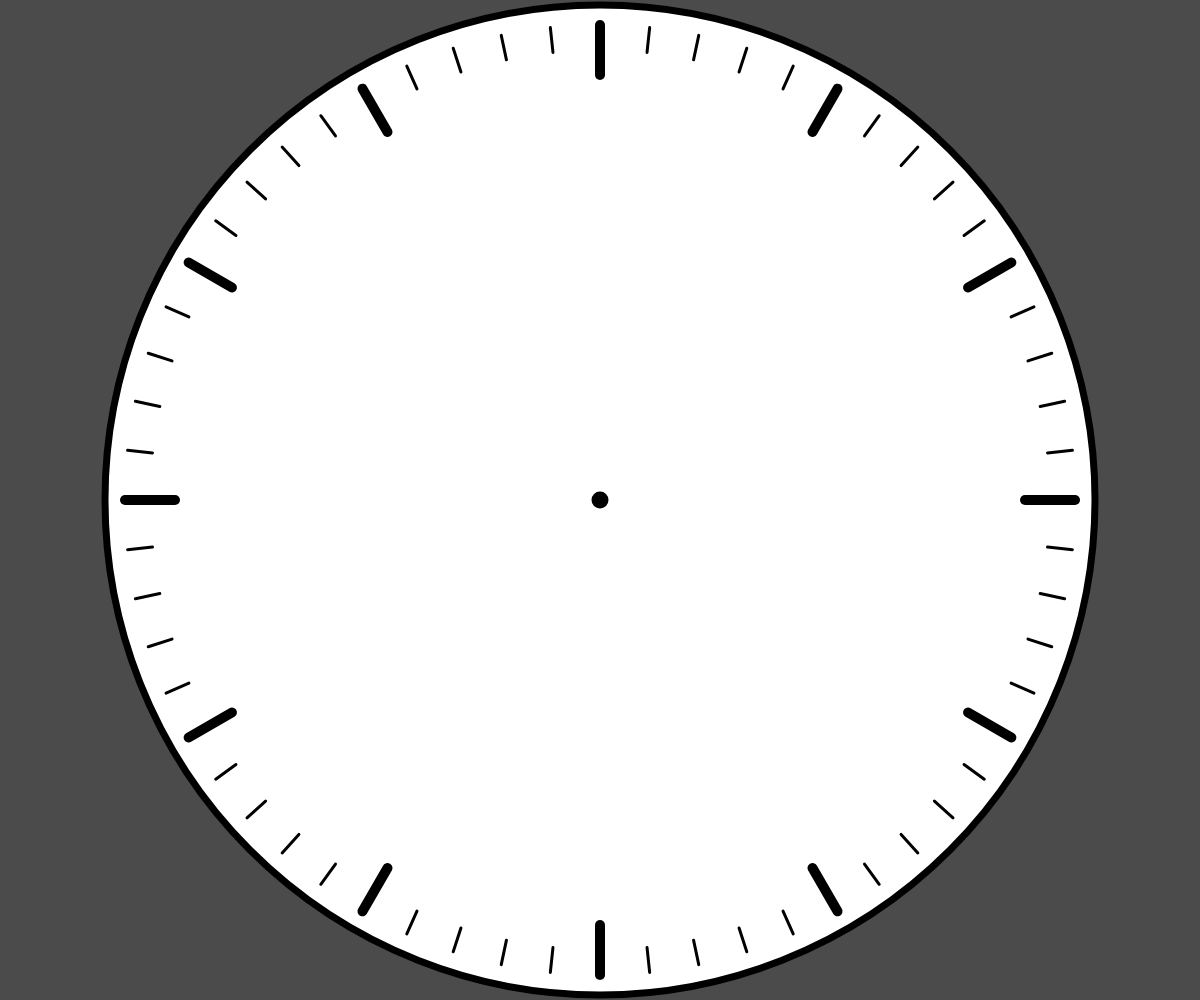
Frame 1 (no input)
Frame 60 (no input): identical to frame 1, image omitted
Frame 120 (the mouse pressed at the canvas centre since frame 60): identical to frame 1, image omitted

The p5.js sketch that drew this single still picture (run headless with seeded random() and noise() and a simulated clock; from frame 60 on, the mouse is pressed at the canvas centre):

// p5.js sketch
// ── sketch.js
// Project Title
// Your Name
// Date
//
// Extra for Experts:
// - describe what you did to take this project "above and beyond"


function setup() {
  createCanvas(windowWidth, windowHeight);
  angleMode(DEGREES)
}

function draw() {
  background(75);

  push();

  translate(width/2, height/2);

  clockFace();
  hourTicks();
  minuteTicks();
  timeLines();

  pop();
}

function windowResized(){
  createCanvas(windowWidth, windowHeight)
}

function clockFace(){
  strokeWeight(7);
  fill(255);
  ellipse(0, 0, height - 10);
  fill(0);
  ellipse(0, 0, 10);
}

function hourTicks(){
  strokeWeight(10);
  strokeCap(ROUND)
  for (i = 0; i < 12; i ++){
    line(height/2 - 75, 0, height/2 - 25, 0);
    rotate(30);
  }
}

function minuteTicks(){
  strokeWeight(3);
  for (j = 0; j < 60; j ++){
    line(height/2 - 50, 0, height/2 - 25, 0);
    rotate(6);
  }
}

function timeLines(){
  console.log(second)
  //rotate()
}
